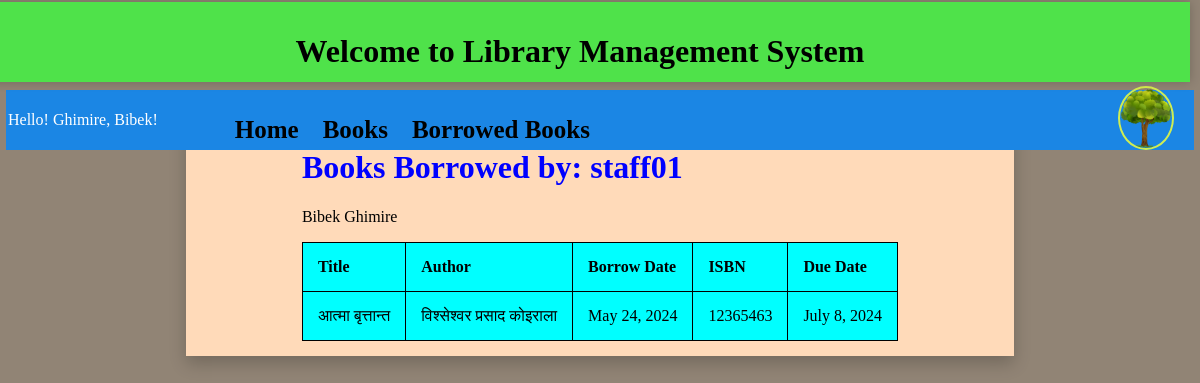
/library/borrows/ (signed in), run on an earlier commit of the app's database.
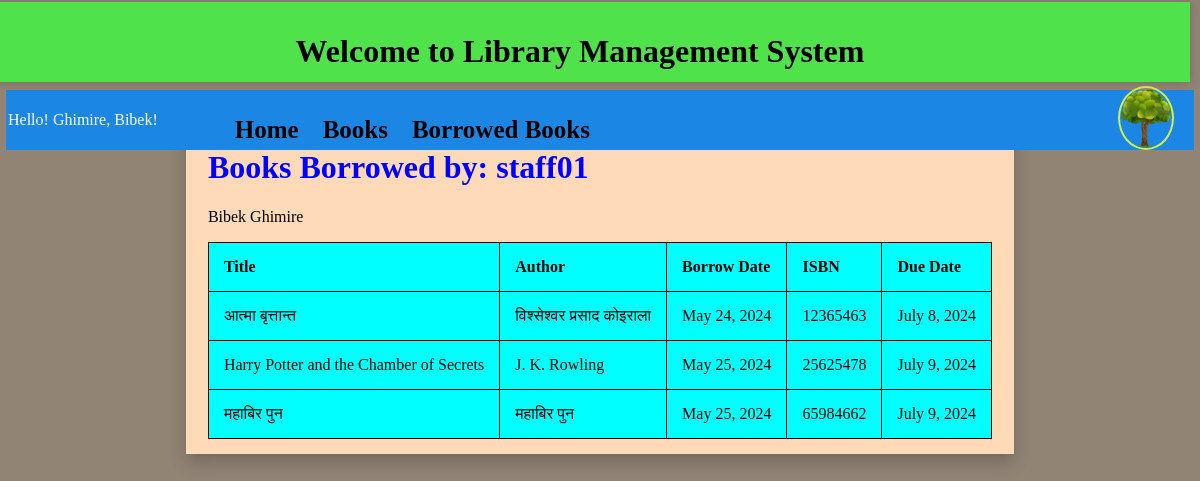
And on a later commit of the database.
### book/models.py (models this page shows, shortened)
class Borrow(models.Model):
    book=models.ForeignKey(Book, on_delete=models.CASCADE)
    usr=models.ForeignKey(User, on_delete=models.CASCADE)
    borrow_date=models.DateField(auto_now_add=True)
    due_date=models.DateField(default=get_due_date,editable=False)

class Book(models.Model):
    title=models.CharField(max_length=200)
    author=models.CharField(max_length=200)
    isbn=models.CharField(max_length=13)
    total_copies=models.PositiveIntegerField(default=1)
    available_stock=models.PositiveIntegerField(default=total_copies)

### book/views.py (the view)
# urls.py: path("borrows/", views.borrowed_books, name='borrowed_books'),
@login_required
def borrowed_books(request):
    usr=request.user
    borrows=Borrow.objects.filter(usr=usr)
    return render(request,'borrowed_list.html',{'borrows':borrows, 'user':usr})

### book/templates/borrowed_list.html (shortened to what this page needs)
{% extends 'home.html' %}
{% load static %}
{% block othercss %}
<link rel="stylesheet" href="{% static 'book/css/book-list.css' %}">
{% endblock %}
  {% block borrowed_list %}
<div class="books-list">
  {% if user.is_authenticated %}
  <h1>Books Borrowed by: {{user.username}} </h1><p> {{ user.first_name }} {{ user.last_name }}</p>
  <table>
    <tr>
      <th>Title</th>
      <th>Author</th>
      <th>Borrow Date</th>
      <th>ISBN</th>
      <th>Due Date</th>
    </tr>
    {% for borrow in borrows %}
    <tr>
      <td>{{ borrow.book.title }}</td>
      <td>{{ borrow.book.author }}</td>
      <td>{{ borrow.borrow_date }}</td>
      <td>{{ borrow.book.isbn }}</td>
      <td>{{ borrow.due_date }}</td>
    </tr>
    {% endfor %}
  </table>
  {% else %}
  <p>You are not logged in, please login to continue</p>
  <p><a href="{% url 'login' %}">Log In</a></p>
{% endif %}
</div>
{% endblock %}

What changed in the data, as far as the page shows it:
added Borrow: book "Harry Potter and the Chamber of Secrets", book.author "J. K. Rowling", borrow_date "May 25, 2024", book.isbn "25625478", due_date "July 9, 2024"
added Borrow: book "महाबिर पुन", book.author "महाबिर पुन", borrow_date "May 25, 2024", book.isbn "65984662", due_date "July 9, 2024"
